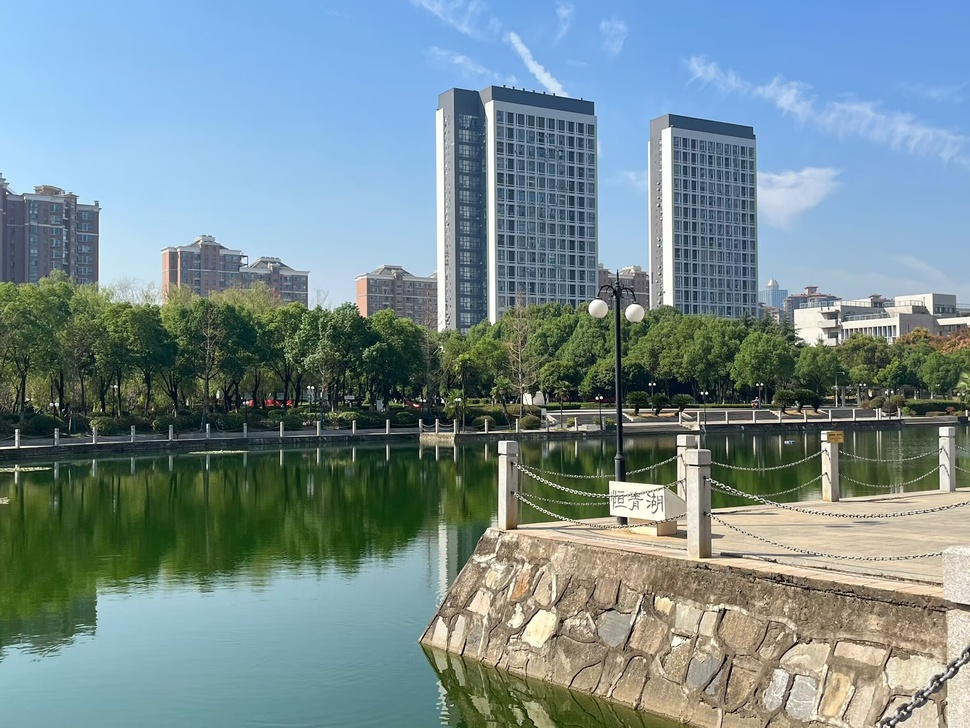
#> input picture 2.jpg, 970 x 728 px, shrunk from 2362 x 1772 before the run
$ python '频域上的拉普拉斯变换.py'
#> lines starting #> are read from the running program, lines starting #| are printed output that depends on the picture
import cv2
import numpy as np
import matplotlib.pyplot as plt

# 设置字体以支持中文显示
plt.rcParams['font.sans-serif'] = ['SimHei']
plt.rcParams['axes.unicode_minus'] = False

def laplacian_filter(shape):
    rows, cols = shape
    crow, ccol = rows // 2, cols // 2
    x, y = np.ogrid[:rows, :cols]
    # 生成拉普拉斯滤波器
    h = -4 * np.ones((rows, cols))
    h[crow-1:crow+2, ccol-1:ccol+2] = 1  # 创建中心为1，周围为-1的矩阵
    return h

def apply_laplacian_filter(image_path):
    # 读取图像并转换为灰度图像
#> called with image_path = '2.jpg'
    img = cv2.imread(image_path, cv2.IMREAD_GRAYSCALE)
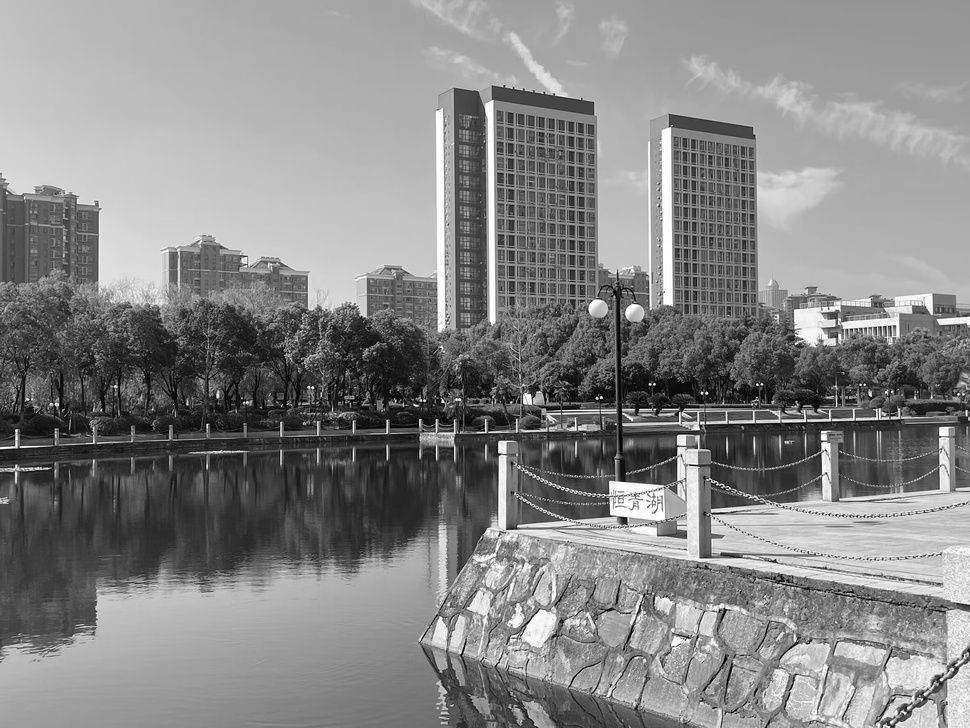
#> img: shape (728, 970); min 0, max 255, mean 134
    img_float = np.float32(img)

    # 进行离散傅里叶变换
    dft = cv2.dft(img_float, flags=cv2.DFT_COMPLEX_OUTPUT)
    dft_shifted = np.fft.fftshift(dft)

    # 生成拉普拉斯滤波器
    laplacian_kernel = laplacian_filter(img.shape)

    # 应用拉普拉斯滤波器
    filtered_dft = dft_shifted * laplacian_kernel[:, :, np.newaxis]

    # 进行逆变换
    img_reconstructed = cv2.idft(np.fft.ifftshift(filtered_dft))
    img_reconstructed = cv2.magnitude(img_reconstructed[:, :, 0], img_reconstructed[:, :, 1])
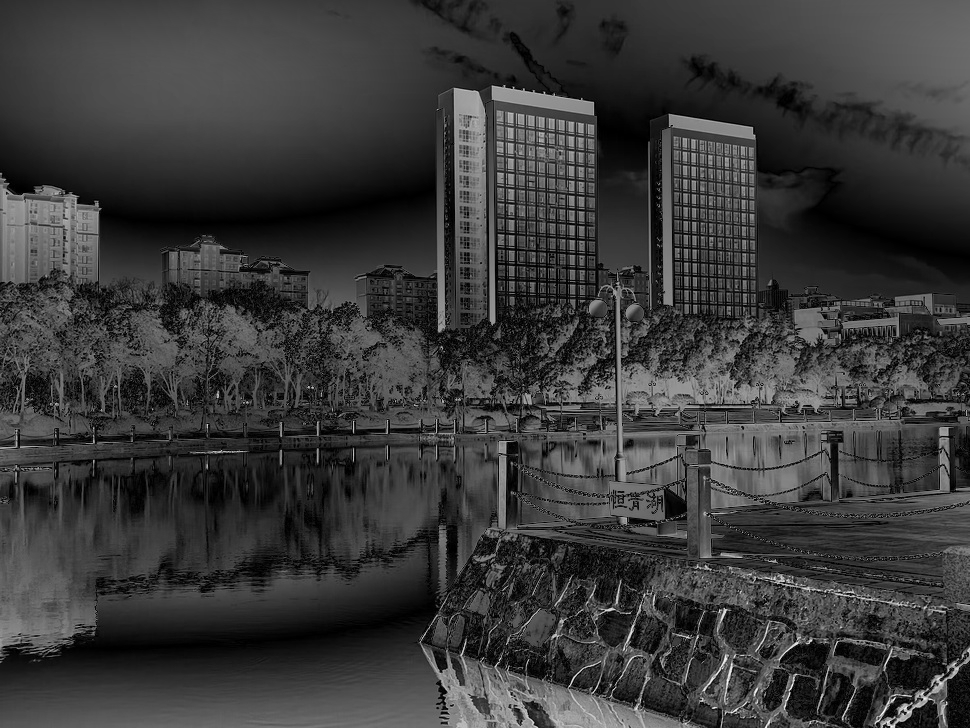
#> img_reconstructed: shape (728, 970) float64; min 112.6, max 610361738.5, mean 138928229.7; drawn with min black and max white

    # 显示结果
    plt.figure(figsize=(10, 5))

    plt.subplot(1, 2, 1)
    plt.imshow(img, cmap='gray')
    plt.title('原始图像')
    plt.axis('off')

    plt.subplot(1, 2, 2)
    plt.imshow(img_reconstructed, cmap='gray')
    plt.title('拉普拉斯增强图像')
    plt.axis('off')

    plt.tight_layout()
    plt.show()
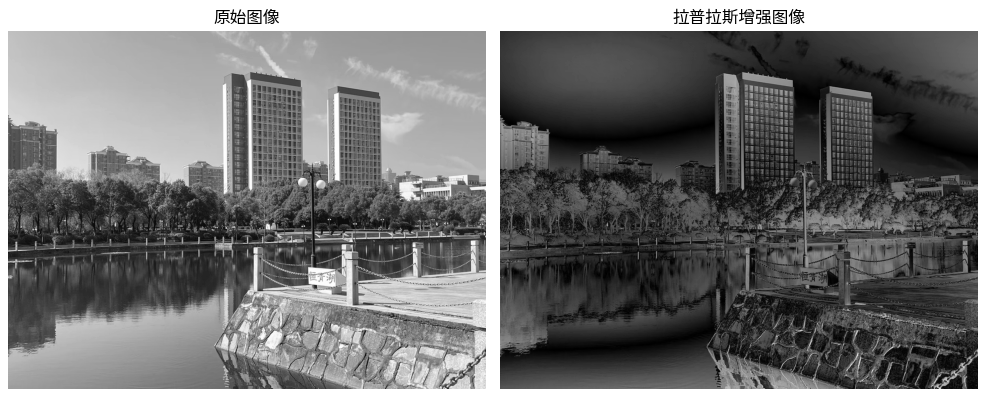
#> figure drawn by matplotlib, 2 panels

# 调用函数，输入图像路径
apply_laplacian_filter('2.jpg')

$ run again, with 3.png saved as 2.jpg
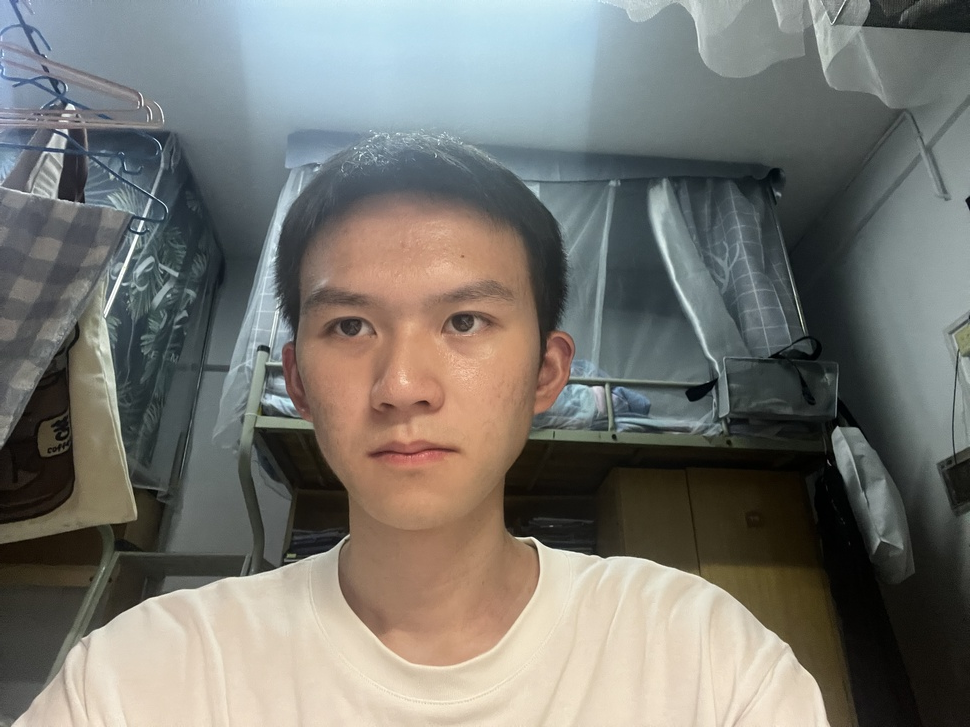
#> input picture 3.png, 970 x 727 px, shrunk from 4032 x 3024 before the run
#> in apply_laplacian_filter, `img_reconstructed = cv2.magnitude(img_reconstructed[:, :, 0], img_reco..`:
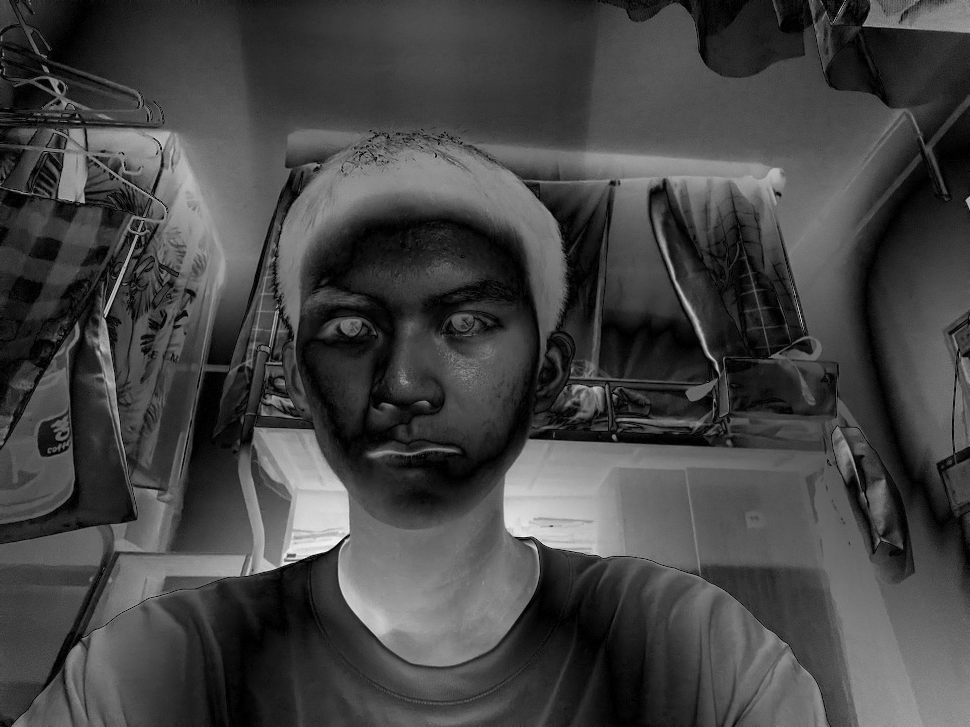
#> img_reconstructed: shape (727, 970) float64; min 1447.6, max 513266596, mean 137930909.7; drawn with min black and max white
#> in apply_laplacian_filter, `plt.show()`:
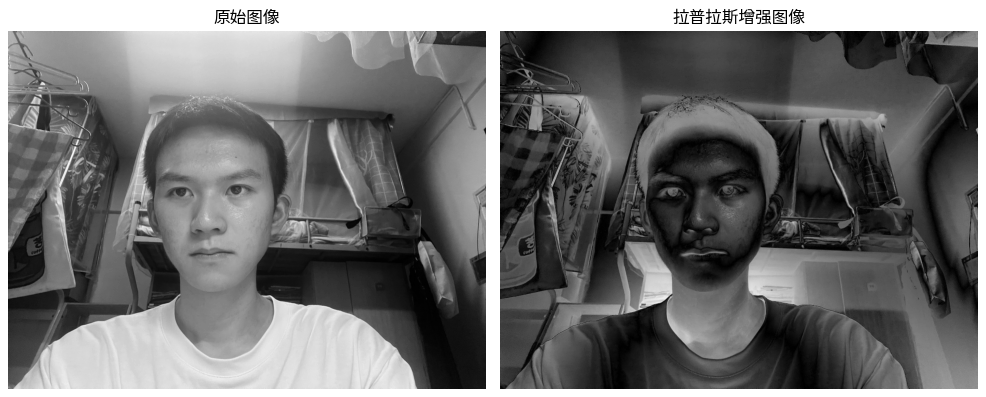
#> figure drawn by matplotlib, 2 panels
